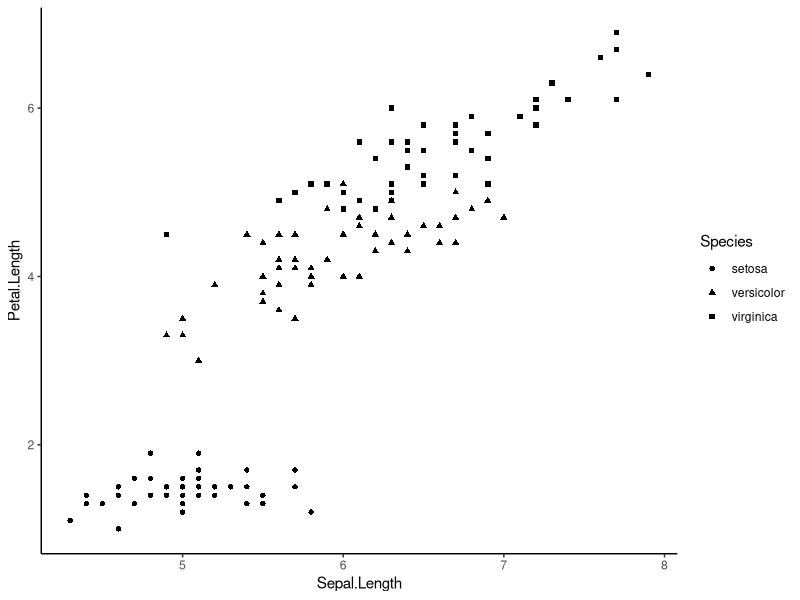

Reproduce this figure in R.
## install ggplot if you have not already done so (https://ggplot2.tidyverse.org/)
#install.packages('ggplot2')
library(ggplot2)

data(iris) ## load built in dataset
class(iris)
iris ## would not recommend
head(iris) ## look at first few lines
iris[1:5,] ## first 5 rows
iris[, 1:5] ## first 5 columns
iris[1:5,1:5] ## top corner

iris$Species
table(iris$Species)

ggplot(iris) + 
  geom_point(aes(x = Sepal.Length, 
                 y = Petal.Length, 
                 shape = Species)) +
  theme_classic()

?geom_line

## goal for hands on component
## apply data visualization design principles learned today
## use continuity? 
## explore different visual channels?
## see if you can design a whole new data visualization? use lines? use areas? 
